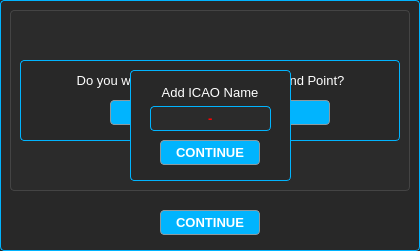
   <widget class="QWidget" name="rwymodtable" native="true">
    <property name="geometry">
     <rect>
      <x>280</x>
      <y>170</y>
      <width>420</width>
      <height>251</height>
     </rect>
    </property>
    <property name="palette">
     <palette>
      <active>
       <colorrole role="Button">
        <brush brushstyle="SolidPattern">
         <color alpha="255">
          <red>40</red>
          <green>40</green>
          <blue>40</blue>
         </color>
        </brush>
       </colorrole>
       <colorrole role="Base">
        <brush brushstyle="SolidPattern">
         <color alpha="255">
          <red>40</red>
          <green>40</green>
          <blue>40</blue>
         </color>
        </brush>
       </colorrole>
       <colorrole role="Window">
        <brush brushstyle="SolidPattern">
         <color alpha="255">
          <red>40</red>
          <green>40</green>
          <blue>40</blue>
         </color>
        </brush>
       </colorrole>
      </active>
      <inactive>
       <colorrole role="Button">
        <brush brushstyle="SolidPattern">
         <color alpha="255">
          <red>40</red>
          <green>40</green>
          <blue>40</blue>
         </color>
        </brush>
       </colorrole>
       <colorrole role="Base">
        <brush brushstyle="SolidPattern">
         <color alpha="255">
          <red>40</red>
          <green>40</green>
          <blue>40</blue>
         </color>
        </brush>
       </colorrole>
       <colorrole role="Window">
        <brush brushstyle="SolidPattern">
         <color alpha="255">
          <red>40</red>
          <green>40</green>
          <blue>40</blue>
         </color>
        </brush>
       </colorrole>
      </inactive>
      <disabled>
       <colorrole role="Button">
        <brush brushstyle="SolidPattern">
         <color alpha="255">
          <red>40</red>
          <green>40</green>
          <blue>40</blue>
         </color>
        </brush>
       </colorrole>
       <colorrole role="Base">
        <brush brushstyle="SolidPattern">
         <color alpha="255">
          <red>40</red>
          <green>40</green>
          <blue>40</blue>
         </color>
        </brush>
       </colorrole>
       <colorrole role="Window">
        <brush brushstyle="SolidPattern">
         <color alpha="255">
          <red>40</red>
          <green>40</green>
          <blue>40</blue>
         </color>
        </brush>
       </colorrole>
      </disabled>
     </palette>
    </property>
    <property name="font">
     <font>
      <pointsize>10</pointsize>
     </font>
    </property>
    <property name="autoFillBackground">
     <bool>false</bool>
    </property>
    <property name="styleSheet">
     <string notr="true">QWidget {
    background: #282828;
    border: 1px solid #01B4FE;
    border-radius: 4px;
}</string>
    </property>
    <widget class="QTableView" name="customTable">
     <property name="geometry">
      <rect>
       <x>10</x>
       <y>10</y>
       <width>400</width>
       <height>181</height>
      </rect>
     </property>
     <property name="palette">
      <palette>
       <active>
        <colorrole role="WindowText">
         <brush brushstyle="SolidPattern">
          <color alpha="255">
           <red>255</red>
           <green>255</green>
           <blue>255</blue>
          </color>
         </brush>
        </colorrole>
        <colorrole role="Button">
         <brush brushstyle="SolidPattern">
          <color alpha="255">
           <red>43</red>
           <green>43</green>
           <blue>43</blue>
          </color>
         </brush>
        </colorrole>
        <colorrole role="Text">
         <brush brushstyle="SolidPattern">
          <color alpha="255">
           <red>255</red>
           <green>255</green>
           <blue>255</blue>
          </color>
         </brush>
        </colorrole>
        <colorrole role="ButtonText">
         <brush brushstyle="SolidPattern">
          <color alpha="255">
           <red>255</red>
           <green>255</green>
           <blue>255</blue>
          </color>
         </brush>
        </colorrole>
        <colorrole role="Base">
         <brush brushstyle="SolidPattern">
          <color alpha="255">
           <red>43</red>
           <green>43</green>
           <blue>43</blue>
          </color>
         </brush>
        </colorrole>
        <colorrole role="Window">
         <brush brushstyle="SolidPattern">
          <color alpha="255">
           <red>43</red>
           <green>43</green>
           <blue>43</blue>
          </color>
         </brush>
        </colorrole>
        <colorrole role="Highlight">
         <brush brushstyle="SolidPattern">
          <color alpha="255">
           <red>68</red>
           <green>68</green>
           <blue>68</blue>
          </color>
         </brush>
        </colorrole>
        <colorrole role="HighlightedText">
         <brush brushstyle="SolidPattern">
          <color alpha="255">
           <red>255</red>
           <green>255</green>
           <blue>255</blue>
          </color>
         </brush>
        </colorrole>
        <colorrole role="AlternateBase">
         <brush brushstyle="SolidPattern">
          <color alpha="255">
           <red>51</red>
           <green>51</green>
           <blue>51</blue>
          </color>
         </brush>
        </colorrole>
        <colorrole role="PlaceholderText">
         <brush brushstyle="NoBrush">
          <color alpha="128">
           <red>255</red>
           <green>255</green>
           <blue>255</blue>
          </color>
         </brush>
        </colorrole>
       </active>
       <inactive>
        <colorrole role="WindowText">
         <brush brushstyle="SolidPattern">
          <color alpha="255">
           <red>255</red>
           <green>255</green>
           <blue>255</blue>
          </color>
         </brush>
        </colorrole>
        <colorrole role="Button">
         <brush brushstyle="SolidPattern">
          <color alpha="255">
           <red>43</red>
           <green>43</green>
           <blue>43</blue>
          </color>
         </brush>
        </colorrole>
        <colorrole role="Text">
         <brush brushstyle="SolidPattern">
          <color alpha="255">
           <red>255</red>
           <green>255</green>
           <blue>255</blue>
          </color>
         </brush>
        </colorrole>
        <colorrole role="ButtonText">
         <brush brushstyle="SolidPattern">
          <color alpha="255">
           <red>255</red>
           <green>255</green>
           <blue>255</blue>
          </color>
         </brush>
        </colorrole>
        <colorrole role="Base">
         <brush brushstyle="SolidPattern">
          <color alpha="255">
           <red>43</red>
           <green>43</green>
           <blue>43</blue>
          </color>
         </brush>
        </colorrole>
        <colorrole role="Window">
         <brush brushstyle="SolidPattern">
          <color alpha="255">
           <red>43</red>
           <green>43</green>
           <blue>43</blue>
          </color>
         </brush>
        </colorrole>
        <colorrole role="Highlight">
         <brush brushstyle="SolidPattern">
          <color alpha="255">
           <red>68</red>
           <green>68</green>
           <blue>68</blue>
          </color>
         </brush>
        </colorrole>
        <colorrole role="HighlightedText">
         <brush brushstyle="SolidPattern">
          <color alpha="255">
           <red>255</red>
           <green>255</green>
           <blue>255</blue>
          </color>
         </brush>
        </colorrole>
        <colorrole role="AlternateBase">
         <brush brushstyle="SolidPattern">
          <color alpha="255">
           <red>51</red>
           <green>51</green>
           <blue>51</blue>
          </color>
         </brush>
        </colorrole>
        <colorrole role="PlaceholderText">
         <brush brushstyle="NoBrush">
          <color alpha="128">
           <red>255</red>
           <green>255</green>
           <blue>255</blue>
          </color>
         </brush>
        </colorrole>
       </inactive>
       <disabled>
        <colorrole role="WindowText">
         <brush brushstyle="SolidPattern">
          <color alpha="255">
           <red>255</red>
           <green>255</green>
           <blue>255</blue>
          </color>
         </brush>
        </colorrole>
        <colorrole role="Button">
         <brush brushstyle="SolidPattern">
          <color alpha="255">
           <red>43</red>
           <green>43</green>
           <blue>43</blue>
          </color>
         </brush>
        </colorrole>
        <colorrole role="Text">
         <brush brushstyle="SolidPattern">
          <color alpha="255">
           <red>255</red>
           <green>255</green>
           <blue>255</blue>
          </color>
         </brush>
        </colorrole>
        <colorrole role="ButtonText">
         <brush brushstyle="SolidPattern">
          <color alpha="255">
           <red>255</red>
           <green>255</green>
           <blue>255</blue>
          </color>
         </brush>
        </colorrole>
        <colorrole role="Base">
         <brush brushstyle="SolidPattern">
          <color alpha="255">
           <red>43</red>
           <green>43</green>
           <blue>43</blue>
          </color>
         </brush>
        </colorrole>
        <colorrole role="Window">
         <brush brushstyle="SolidPattern">
          <color alpha="255">
           <red>43</red>
           <green>43</green>
           <blue>43</blue>
          </color>
         </brush>
        </colorrole>
        <colorrole role="Highlight">
         <brush brushstyle="SolidPattern">
          <color alpha="255">
           <red>68</red>
           <green>68</green>
           <blue>68</blue>
          </color>
         </brush>
        </colorrole>
        <colorrole role="HighlightedText">
         <brush brushstyle="SolidPattern">
          <color alpha="255">
           <red>255</red>
           <green>255</green>
           <blue>255</blue>
          </color>
         </brush>
        </colorrole>
        <colorrole role="AlternateBase">
         <brush brushstyle="SolidPattern">
          <color alpha="255">
           <red>51</red>
           <green>51</green>
           <blue>51</blue>
          </color>
         </brush>
        </colorrole>
        <colorrole role="PlaceholderText">
         <brush brushstyle="NoBrush">
          <color alpha="128">
           <red>255</red>
           <green>255</green>
           <blue>255</blue>
          </color>
         </brush>
        </colorrole>
       </disabled>
      </palette>
     </property>
     <property name="font">
      <font>
       <pointsize>10</pointsize>
      </font>
     </property>
     <property name="styleSheet">
      <string notr="true">QTableView {
    background-color: #2b2b2b;
    color: white;
    gridline-color: #444444;
    border: 1px solid #444444;
    border-radius: 4px;
    selection-background-color: #444;
    selection-color: white;
    alternate-background-color: #333;
    padding: 0px;
    margin: 0px;
}

QHeaderView:focus {
    outline: none;
}


QHeaderView::section {
    background-color: #444444;
    color: white;
    padding: 4px;
    border: 1px solid #444444;
}

QTableView::item:selected {
    background-color: #444;
    color: white;
}

QScrollBar:vertical {
    border: none;
    background: #2b2b2b;
    width: 6px;
    margin: 0px;
    border-radius: 3px;
}

QScrollBar::handle:vertical {
    background: #888;
    min-height: 20px;
    border-radius: 3px;
}

QScrollBar::add-line:vertical,
QScrollBar::sub-line:vertical {
    height: 0px;
    background: none;
    border: none;
}

QScrollBar::add-page:vertical,
QScrollBar::sub-page:vertical {
    background: none;
}</string>
     </property>
     <property name="frameShape">
      <enum>QFrame::NoFrame</enum>
     </property>
    </widget>
    <widget class="QPushButton" name="rwymodtable_CONTINUE">
     <property name="geometry">
      <rect>
       <x>160</x>
       <y>210</y>
       <width>100</width>
       <height>25</height>
      </rect>
     </property>
     <property name="font">
      <font>
       <pointsize>10</pointsize>
       <weight>75</weight>
       <bold>true</bold>
      </font>
     </property>
     <property name="styleSheet">
      <string notr="true">QPushButton {
    background-color: #01B4FE;
    border: 1px solid #8E999E;
    color: white;
    padding: 2px;
    border-radius: 4px;
}


QPushButton:hover {
    background-color: #33CCFF;
    border: 2px solid #33CCFF;
}</string>
     </property>
     <property name="text">
      <string>CONTINUE</string>
     </property>
    </widget>
    <widget class="QWidget" name="rwyModWidget" native="true">
     <property name="geometry">
      <rect>
       <x>20</x>
       <y>60</y>
       <width>380</width>
       <height>81</height>
      </rect>
     </property>
     <property name="palette">
      <palette>
       <active>
        <colorrole role="Button">
         <brush brushstyle="SolidPattern">
          <color alpha="255">
           <red>40</red>
           <green>40</green>
           <blue>40</blue>
          </color>
         </brush>
        </colorrole>
        <colorrole role="Base">
         <brush brushstyle="SolidPattern">
          <color alpha="255">
           <red>40</red>
           <green>40</green>
           <blue>40</blue>
          </color>
         </brush>
        </colorrole>
        <colorrole role="Window">
         <brush brushstyle="SolidPattern">
          <color alpha="255">
           <red>40</red>
           <green>40</green>
           <blue>40</blue>
          </color>
         </brush>
        </colorrole>
       </active>
       <inactive>
        <colorrole role="Button">
         <brush brushstyle="SolidPattern">
          <color alpha="255">
           <red>40</red>
           <green>40</green>
           <blue>40</blue>
          </color>
         </brush>
        </colorrole>
        <colorrole role="Base">
         <brush brushstyle="SolidPattern">
          <color alpha="255">
           <red>40</red>
           <green>40</green>
           <blue>40</blue>
          </color>
         </brush>
        </colorrole>
        <colorrole role="Window">
         <brush brushstyle="SolidPattern">
          <color alpha="255">
           <red>40</red>
           <green>40</green>
           <blue>40</blue>
          </color>
         </brush>
        </colorrole>
       </inactive>
       <disabled>
        <colorrole role="Button">
         <brush brushstyle="SolidPattern">
          <color alpha="255">
           <red>40</red>
           <green>40</green>
           <blue>40</blue>
          </color>
         </brush>
        </colorrole>
        <colorrole role="Base">
         <brush brushstyle="SolidPattern">
          <color alpha="255">
           <red>40</red>
           <green>40</green>
           <blue>40</blue>
          </color>
         </brush>
        </colorrole>
        <colorrole role="Window">
         <brush brushstyle="SolidPattern">
          <color alpha="255">
           <red>40</red>
           <green>40</green>
           <blue>40</blue>
          </color>
         </brush>
        </colorrole>
       </disabled>
      </palette>
     </property>
     <property name="font">
      <font>
       <pointsize>10</pointsize>
      </font>
     </property>
     <property name="autoFillBackground">
      <bool>false</bool>
     </property>
     <property name="styleSheet">
      <string notr="true">QWidget {
    background: #282828;
    border: 1px solid #01B4FE;
    border-radius: 4px;
}</string>
     </property>
     <widget class="QPushButton" name="rwyModWidget_YES">
      <property name="geometry">
       <rect>
        <x>90</x>
        <y>40</y>
        <width>100</width>
        <height>25</height>
       </rect>
      </property>
      <property name="font">
       <font>
        <pointsize>10</pointsize>
        <weight>75</weight>
        <bold>true</bold>
       </font>
      </property>
      <property name="styleSheet">
       <string notr="true">QPushButton {
    background-color: #01B4FE;
    border: 1px solid #8E999E;
    color: white;
    padding: 2px;
    border-radius: 4px;
}


QPushButton:hover {
    background-color: #33CCFF;
    border: 2px solid #33CCFF;
}</string>
      </property>
      <property name="text">
       <string>YES</string>
      </property>
     </widget>
     <widget class="QPushButton" name="rwyModWidget_NO">
      <property name="geometry">
       <rect>
        <x>210</x>
        <y>40</y>
        <width>100</width>
        <height>25</height>
       </rect>
      </property>
      <property name="font">
       <font>
        <pointsize>10</pointsize>
        <weight>75</weight>
        <bold>true</bold>
       </font>
      </property>
      <property name="styleSheet">
       <string notr="true">QPushButton {
    background-color: #01B4FE;
    border: 1px solid #8E999E;
    color: white;
    padding: 2px;
    border-radius: 4px;
}


QPushButton:hover {
    background-color: #33CCFF;
    border: 2px solid #33CCFF;
}</string>
      </property>
      <property name="text">
       <string>NO</string>
      </property>
     </widget>
     <widget class="QLabel" name="label_2">
      <property name="geometry">
       <rect>
        <x>10</x>
        <y>10</y>
        <width>361</width>
        <height>20</height>
       </rect>
      </property>
      <property name="font">
       <font>
        <pointsize>10</pointsize>
       </font>
      </property>
      <property name="styleSheet">
       <string notr="true">QLabel {
color: #FFFFFF;
border: None;
}</string>
      </property>
      <property name="text">
       <string>Do you want to modify the Runway End Point?</string>
      </property>
      <property name="alignment">
       <set>Qt::AlignCenter</set>
      </property>
     </widget>
    </widget>
    <widget class="QWidget" name="Add_ICAO_QWidget" native="true">
     <property name="geometry">
      <rect>
       <x>130</x>
       <y>70</y>
       <width>161</width>
       <height>111</height>
      </rect>
     </property>
     <property name="font">
      <font>
       <pointsize>10</pointsize>
      </font>
     </property>
     <property name="styleSheet">
      <string notr="true">QWidget {
    background: #282828;
    border: 1px solid #01B4FE;
    border-radius: 4px;
    padding: 2px;
}</string>
     </property>
     <widget class="QPushButton" name="Add_ICAO_button1">
      <property name="geometry">
       <rect>
        <x>30</x>
        <y>70</y>
        <width>100</width>
        <height>25</height>
       </rect>
      </property>
      <property name="font">
       <font>
        <pointsize>10</pointsize>
        <weight>75</weight>
        <bold>true</bold>
       </font>
      </property>
      <property name="styleSheet">
       <string notr="true">QPushButton {
    background-color: #01B4FE;
    border: 1px solid #8E999E;
    color: white;
    padding: 2px;
    border-radius: 4px;
}


QPushButton:hover {
    background-color: #33CCFF;
    border: 2px solid #33CCFF;
}</string>
      </property>
      <property name="text">
       <string>CONTINUE</string>
      </property>
     </widget>
     <widget class="QLineEdit" name="Add_ICAO_lineEdit">
      <property name="geometry">
       <rect>
        <x>20</x>
        <y>36</y>
        <width>121</width>
        <height>25</height>
       </rect>
      </property>
      <property name="font">
       <font>
        <pointsize>10</pointsize>
        <weight>75</weight>
        <bold>true</bold>
       </font>
      </property>
      <property name="styleSheet">
       <string notr="true">QLineEdit {
    background-color: #2b2b2b;
    color: red;
    border: 1px solid #01B4FE;
    padding: 2px;
    border-radius: 4px;
}

QLineEdit QAbstractItemView {
    background-color: #2b2b2b;
    color: white;
    selection-background-color: #444;
    selection-color: white;
    border: 1px solid #01B4FE;
}</string>
      </property>
      <property name="text">
       <string>-</string>
      </property>
      <property name="frame">
       <bool>false</bool>
      </property>
      <property name="alignment">
       <set>Qt::AlignCenter</set>
      </property>
     </widget>
     <widget class="QLabel" name="label_4">
      <property name="geometry">
       <rect>
        <x>10</x>
        <y>10</y>
        <width>140</width>
        <height>25</height>
       </rect>
      </property>
      <property name="font">
       <font>
        <pointsize>10</pointsize>
       </font>
      </property>
      <property name="styleSheet">
       <string notr="true">QLabel {
color: #FFFFFF;
border: None;
}</string>
      </property>
      <property name="text">
       <string>Add ICAO Name</string>
      </property>
      <property name="alignment">
       <set>Qt::AlignCenter</set>
      </property>
     </widget>
    </widget>
   </widget>
